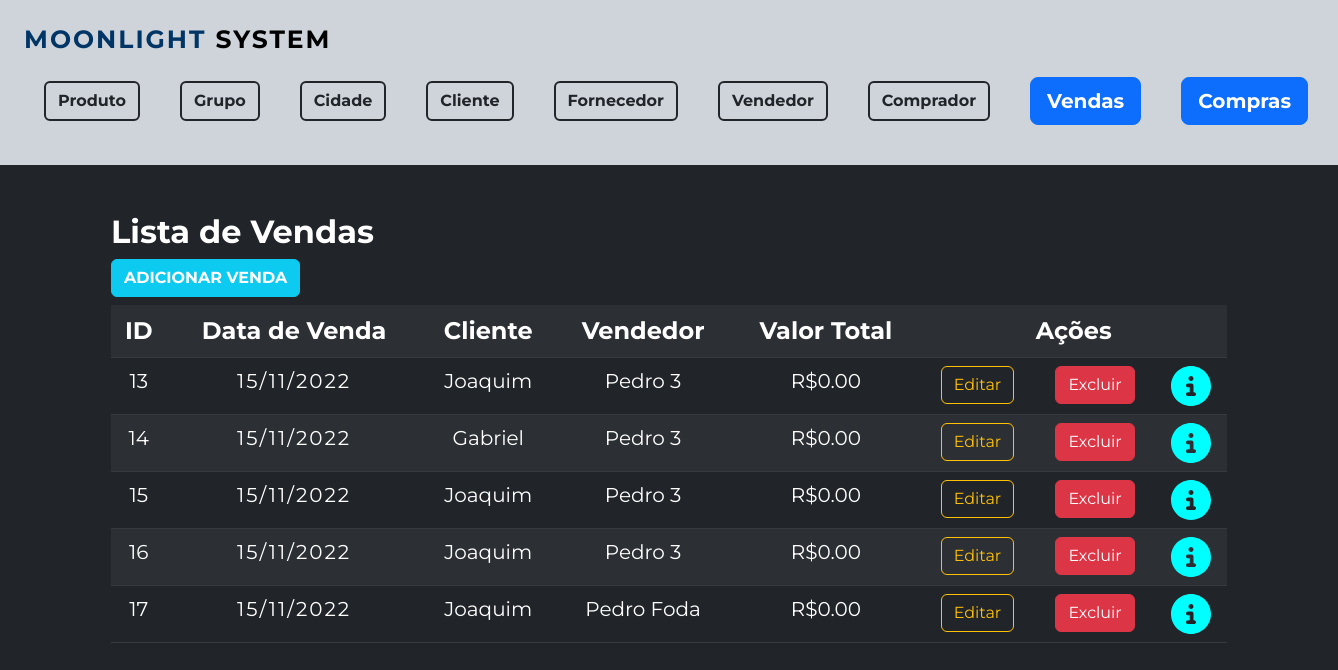
Page /venda/formListaVenda.php on the earlier database version.
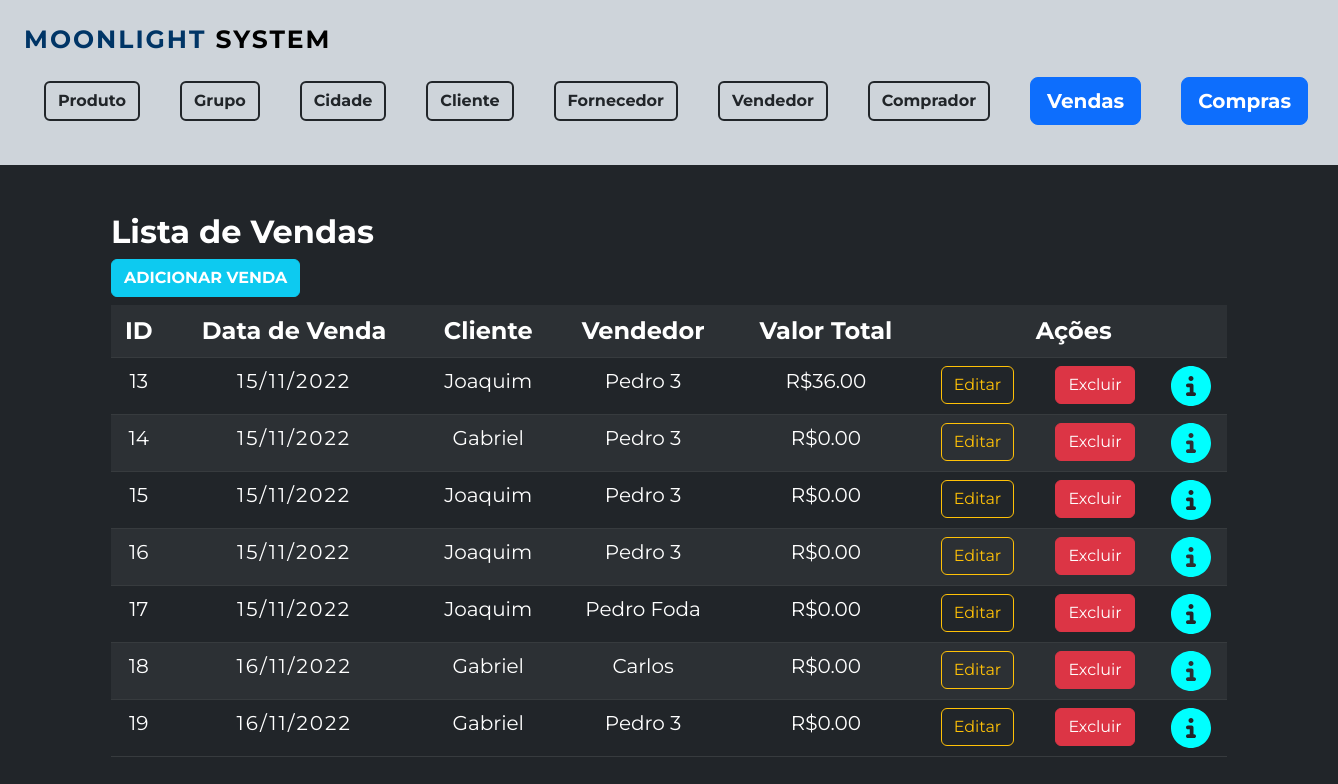
Same page on the later database version.
### tables this page shows
CREATE TABLE `tb_venda` (
  `id_venda` int(11) NOT NULL,
  `dt_venda` date NOT NULL,
  `fk_id_cliente` int(11) NOT NULL,
  `fk_id_vendedor` int(11) NOT NULL,
  `vl_total` float(9,2) DEFAULT NULL
);

CREATE TABLE `tb_cliente` (
  `id_cliente` int(11) NOT NULL,
  `nm_cliente` varchar(55) DEFAULT NULL,
  `cpf_cliente` varchar(11) DEFAULT NULL,
  `fk_id_cidade` int(11) NOT NULL
);

CREATE TABLE `tb_vendedor` (
  `id_vendedor` int(11) NOT NULL,
  `nm_vendedor` varchar(55) NOT NULL
);

### venda/formListaVenda.php (the view, shortened to what this page needs)
<?php
include '../formMenu.php';
include '../conexao/conecta.php';
$sql="SELECT ven.id_venda, ven.dt_venda, cli.nm_cliente, vendor.nm_vendedor, ven.vl_total FROM tb_venda ven
INNER JOIN tb_cliente cli ON cli.id_cliente=ven.fk_id_cliente INNER JOIN tb_vendedor vendor ON vendor.id_vendedor=ven.fk_id_vendedor";
$resultado= mysqli_query($conexao,$sql);
?>
<div class="container pt-5">
<h2 class="fw-bold"> Lista de Vendas</h2>
<a class="btn btn-info mb-2 text-white fw-bold" href="formEditaVenda.php">ADICIONAR VENDA</a>
	<table class="table table-striped table-dark container text-center">
		<tr class="fs-4">
			<th>ID </th>
			<th>Data de Venda</th>
			<th>Cliente</th>
			<th>Vendedor</th>
			<th>Valor Total</th>
			<th colspan="3" class="text-center">Ações</th>
		</tr>
		<?php
			while ( $item=mysqli_fetch_array($resultado)) {
				echo "<tr class='fs-5'>";
				echo "<td> $item[id_venda] </td>";
				$novaData = date("d/m/Y", strtotime($item['dt_venda']));
				echo "<td class='date'> $novaData </td>";
				echo "<td> $item[nm_cliente] </td>";
				echo "<td> $item[nm_vendedor] </td>";
				echo "<td> R$$item[vl_total] </td>";
				echo "<td><a href='formEditaVenda.php?id=$item[id_venda]' class='btn btn-outline-warning'>Editar</a></td>";
				echo "<td><a href='formExcluirVenda.php?id=$item[id_venda]' class='btn btn-danger'>Excluir</a></td>";
				echo "<td>";
			echo "<a href='../venda1/detalheVenda.php?id=$item[id_venda]'><img src='../img/circle-info-solid.svg' alt='Detalhes' title='Detalhes' width='40'>";
			echo "</td>";
			}
	?>
	</table>
</div>

### formMenu.php (shortened to what this page needs)
<!DOCTYPE html>
<html>
<head>
	<link rel="stylesheet" href="../assets/css/bootstrap.css">
</head>
<body>
	<div class="p-4 d-flex justify-content-between align-items-center nav">
		<div>
			<h1 class="logo"><a href="../venda/formListaVenda.php" class="text-decoration-none text-black"><span>MOONLIGHT</span> SYSTEM</a></h1>
		</div>
		<ul class="d-flex list-unstyled align-items-center">
			<li> <a href="../Produto/formListaProduto.php" class="btn btn-outline-dark fw-bolder">Produto
			</a></li>
			<li> <a href="../Grupo/formListaGrupo.php" class="btn btn-outline-dark fw-bolder">Grupo
			</a></li>
			<li> <a href="../Cidade/formListaCidade.php" class="btn btn-outline-dark fw-bolder">Cidade
			</a></li>
			<li> <a href="../Cliente/formListaCliente.php" class="btn btn-outline-dark fw-bolder">Cliente
			</a></li>
			<li> <a href="../Fornecedor/formListaFornecedor.php" class="btn btn-outline-dark fw-bolder">Fornecedor
			</a></li>
			<li>
				<a href="../Funcionarios/formListaFuncionario.php" class="btn btn-outline-dark fw-bolder">Vendedor</a>
			</li>
			<li>
				<a href="../comprador/formListaComprador.php" class="btn btn-outline-dark fw-bolder">Comprador</a>
			</li>
			<li>
				<a href="../venda/formListaVenda.php" class="btn btn-primary btn-lg fw-bolder">Vendas</a>
			</li>
			<li>
				<a href="../compra/formListaCompra.php" class="btn btn-primary btn-lg fw-bolder">Compras</a>
			</li>
		</ul>
	</div>
</body>
</html>

### formMenu.php (style rules this page uses)
body { background-color: #212529; color: #fff; font-family: 'Montserrat', sans-serif; }
ul li { padding: 0px 20px; }
ul { margin-top: 15px; }
.nav { background-color: #CED4DA; }
.btn-outline-dark { border: 2px solid #212529; }
.logo { font-size: 25px; font-weight: bold; letter-spacing: 2px; }
.logo span { color: #003566; }

### venda/formListaVenda.php (style rules this page uses)
.date { letter-spacing: 2px; }

Differences in the rows shown:
changed tb_venda id 13: vl_total "0.00" → "36.00"
added tb_venda: id_venda "18", dt_venda "16/11/2022", tb_cliente.nm_cliente "Gabriel", tb_vendedor.nm_vendedor "Carlos", vl_total "0.00"
added tb_venda: id_venda "19", dt_venda "16/11/2022", tb_cliente.nm_cliente "Gabriel", tb_vendedor.nm_vendedor "Pedro 3", vl_total "0.00"
